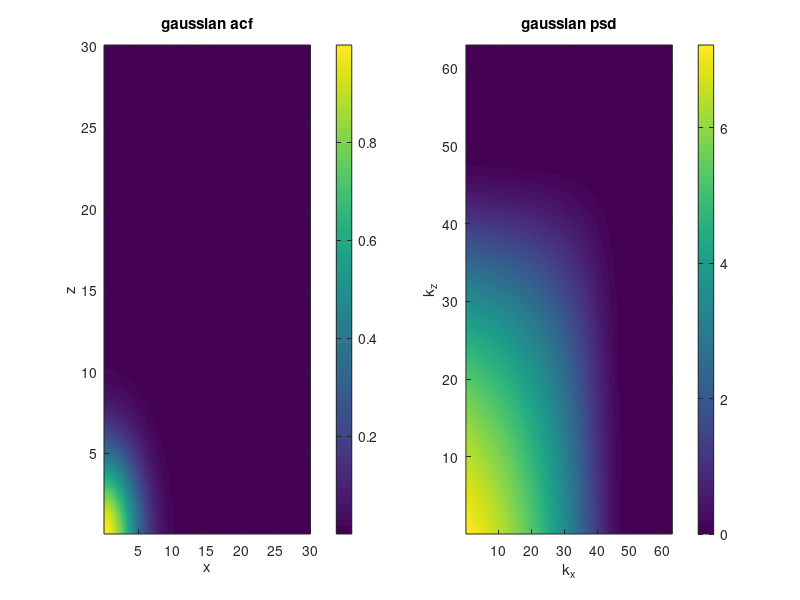

Recreate this plot in MATLAB. (Note: this script raises an error after producing the figure.)
% author: Marlon Ramos 

clear; close all; clc
ax = 5;% characteristic correlation length in x, [km]
az = 5;   % characteristic correlation length in z, [km]

% distance arrays
dx = .1; dz = dx; 
x = 0.1:dx:30;    % [m]
z = 0.1:dz:30;  % [m]

kx = (2*pi)./(x);    % wave number x [rad/m]
kz = (2*pi)./(z);    % wave number z [rad/m]


[X, Z] = meshgrid(x, z);  
[KX, KZ] = meshgrid(kx, kz);  


R = sqrt( (X.^2./ax^2) + (Z.^2./az^2));       % compute distance matrix 
K = sqrt((ax^2 * KX.^2) + (az^2 * KZ.^2));    % compute wave number matrix 

%-----------------Gaussian model----------------
G = exp(-R.^2);                        % autocorrelation function
PSD_G = (ax*az/2) .* exp(-0.25 * K.^2);   % power spectral density

%-----------------Exponential model----------------
EX = exp(-R);                               % autocorrelation function
PSD_E = (ax*az) ./ ( (1 + K.^2).^(3/2) );   % power spectral density

%-----------------Von Karman model----------------
H = 1;                    % Hurst exponent
VC = besseli(H, R);       % autocorrelation function
PSD_VC = (ax*az) ./ ( (1 + K.^2).^(H) );   % power spectral density

%% plot gaussian acf and psd
f = figure(1); clf 
subplot(121)
imagesc(x, z, G); axis xy; ylabel('z'); xlabel('x'); title('gaussian acf')
colorbar; 

subplot(122)
imagesc(kx, kz, PSD_G); axis xy; ylabel('k_{z}'); xlabel('k_{x}'); title('gaussian psd')
colorbar;
f.Color = 'white'; 
set( findall( f, '-property', 'FontSize' ), 'FontSize', 18 );
%% plot exponential acf and psd
f = figure(2); clf 
subplot(121)
imagesc(x, z, EX); axis xy; ylabel('z'); xlabel('x'); title('exponential acf')
colorbar; 

subplot(122)
imagesc(kx, kz, PSD_E); axis xy; ylabel('k_{z}'); xlabel('k_{x}'); title('exponential psd')
colorbar;
f.Color = 'white'; 
set( findall( f, '-property', 'FontSize' ), 'FontSize', 18 );

%% plot von karman acf and psd
f = figure(3); clf 
subplot(121)
imagesc(x, z, VC); axis xy; ylabel('z'); xlabel('x'); title('von karman acf')
colorbar; 

subplot(122)
imagesc(kx, kz, PSD_VC); axis xy; ylabel('k_{z}'); xlabel('k_{x}'); title('von karman psd')
colorbar;
f.Color = 'white'; 
set( findall( f, '-property', 'FontSize' ), 'FontSize', 18 );




